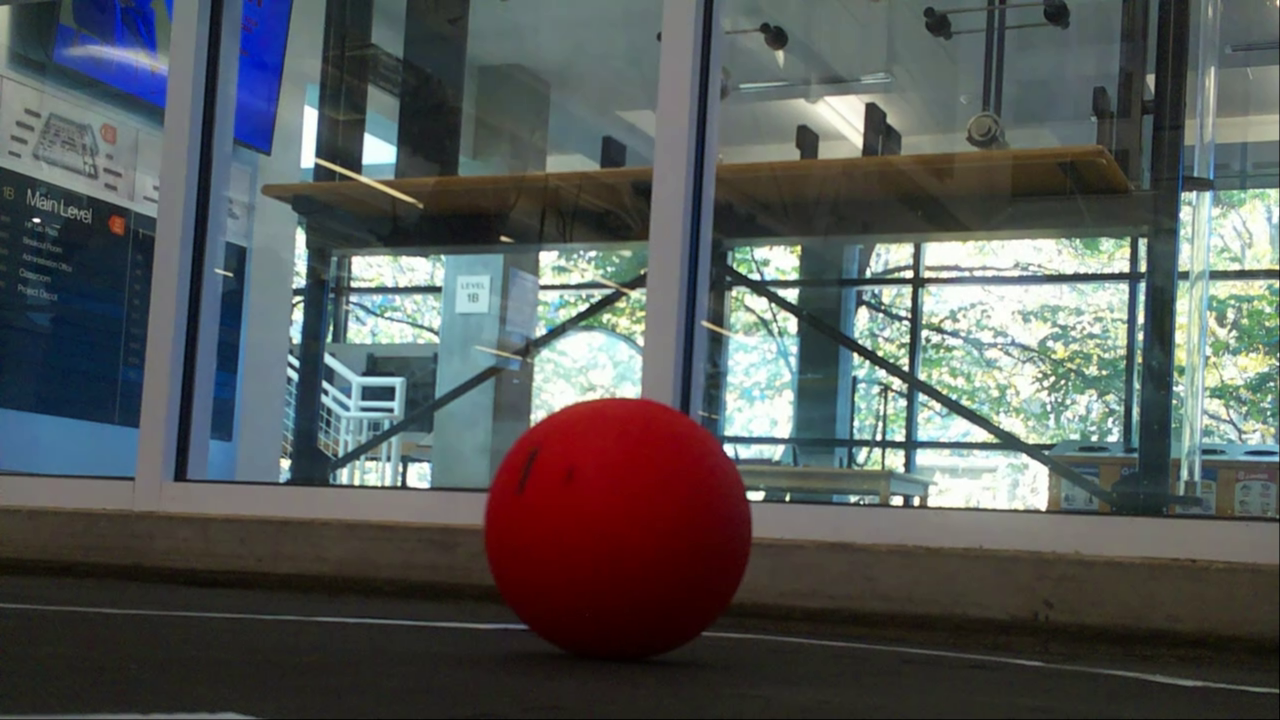
#> input picture .temp/vlcsnap-2026-10-05-16h43m03s033.png, 1280 x 720 px
$ python example_stack.py
#> lines starting #> are read from the running program, lines starting #| are printed output that depends on the picture; after the words box and inside, x2 and y2 are one past the last pixel; in counts of white or black regions, pixels touching at a corner belong together
from pathlib import Path

import cv2
import numpy as np


ball: dict = {
    "lower": np.array([0, 153, 0]),
    "upper": np.array([179, 255, 255]),
}


def detect_ball(
    input_path: str | Path,
    output_dir: str | Path,
    ball_hsv: dict,
    *,
    min_area: float = 100.0,
    min_circularity: float = 0.65,
    kernel_size: int = 5,
    fallback_fps: float = 30.0,
    overwrite: bool = False,
) -> dict:
    """
    Detect one ball per frame and save intermediate processing stages.

    Parameters
    ----------
    input_path:
        PNG image or video file.
    output_dir:
        Directory in which to save results.
    ball_hsv:
        Dictionary containing "lower" and "upper" HSV bounds.
    min_area:
        Minimum candidate contour area in pixels squared.
    min_circularity:
        Minimum 4*pi*area/perimeter**2. An ideal circle has value 1.
        Lower this for partially occluded or motion-blurred balls.
    kernel_size:
        Odd-sized morphology kernel. Use 1 to disable mask cleanup.
    fallback_fps:
        Output frame rate if the video does not report a valid FPS.
    overwrite:
        Allow replacement of existing output files.

    Returns
    -------
    dict:
        Output paths, processed frame count, and detection count.

    Notes
    -----
    Video outputs use MJPG in AVI containers and do not retain audio.
    This is frame-by-frame detection, not temporal tracking.
    """
#> called with output_dir = 'ball_image_results', min_area = 100, min_circularity = 0.65, kernel_size = 5, fallback_fps = 30, overwrite = False
    input_path = Path(input_path)
    output_dir = Path(output_dir)

    if not input_path.is_file():
        raise FileNotFoundError(input_path)

    if min_area < 0:
        raise ValueError("min_area must be nonnegative.")
    if not 0 <= min_circularity <= 1:
        raise ValueError("min_circularity must be between 0 and 1.")
    if kernel_size < 1 or kernel_size % 2 == 0:
        raise ValueError("kernel_size must be a positive odd integer.")
    if not np.isfinite(fallback_fps) or fallback_fps <= 0:
        raise ValueError("fallback_fps must be finite and positive.")

    # Validate before casting: casting invalid values to uint8 can wrap them.
    lower = np.asarray(ball_hsv["lower"], dtype=float)
    upper = np.asarray(ball_hsv["upper"], dtype=float)
    hsv_max = np.array([179, 255, 255])

    for bound in (lower, upper):
        if (
            bound.shape != (3,)
            or not np.all(np.isfinite(bound))
            or np.any(bound < 0)
            or np.any(bound > hsv_max)
            or np.any(bound != np.floor(bound))
        ):
            raise ValueError(
                "HSV bounds must contain three integers within "
                "H: 0–179, S: 0–255, V: 0–255."
            )

    if np.any(lower > upper):
        raise ValueError("Each lower HSV bound must be <= its upper bound.")

    lower = lower.astype(np.uint8)
    upper = upper.astype(np.uint8)

    kernel = cv2.getStructuringElement(
        cv2.MORPH_ELLIPSE, (kernel_size, kernel_size)
    )

    def process_frame(frame: np.ndarray) -> tuple[dict, bool]:
        """Apply the same processing pipeline to images and video frames."""
        hsv = cv2.cvtColor(frame, cv2.COLOR_BGR2HSV)
        raw_mask = cv2.inRange(hsv, lower, upper)

        # Opening removes small specks; closing fills small gaps.
        clean_mask = raw_mask.copy()
        if kernel_size > 1:
            clean_mask = cv2.morphologyEx(
                clean_mask, cv2.MORPH_OPEN, kernel
            )
            clean_mask = cv2.morphologyEx(
                clean_mask, cv2.MORPH_CLOSE, kernel
            )

        # Retain original colors wherever the cleaned mask is white.
        color_mask = cv2.bitwise_and(frame, frame, mask=clean_mask)
        annotated = frame.copy()

        contours, _ = cv2.findContours(
            clean_mask, cv2.RETR_EXTERNAL, cv2.CHAIN_APPROX_SIMPLE
        )

        best_contour = None
        best_area = -1.0

        for contour in contours:
            area = cv2.contourArea(contour)
            if area < min_area:
                continue

            perimeter = cv2.arcLength(contour, True)
            if perimeter <= 0:
                continue

            circularity = 4.0 * np.pi * area / perimeter**2
            if circularity < min_circularity:
                continue

            if area > best_area:
                best_area = area
                best_contour = contour

        detected = best_contour is not None

        if detected:
            (x, y), radius = cv2.minEnclosingCircle(best_contour)
            center = (int(round(x)), int(round(y)))
            draw_radius = max(1, int(np.ceil(radius)))

            cv2.circle(annotated, center, draw_radius, (0, 255, 0), 2)
            cv2.circle(annotated, center, 3, (0, 0, 255), -1)

            label = f"Ball: ({center[0]}, {center[1]}), r={radius:.1f}px"
        else:
            label = "Ball not detected"

        # Fixed label location avoids clipping labels near the ball.
        label_position = (10, min(30, frame.shape[0] - 1))
        cv2.putText(
            annotated, label, label_position,
            cv2.FONT_HERSHEY_SIMPLEX, 0.6, (0, 0, 0), 4,
            cv2.LINE_AA,
        )
        cv2.putText(
            annotated, label, label_position,
            cv2.FONT_HERSHEY_SIMPLEX, 0.6, (0, 255, 0), 1,
            cv2.LINE_AA,
        )

        return {
            "01_original": frame,
            "02_raw_mask": raw_mask,
            "03_clean_mask": clean_mask,
            "04_color_mask": color_mask,
            "05_annotated": annotated,
        }, detected

    stage_names = (
        "01_original",
        "02_raw_mask",
        "03_clean_mask",
        "04_color_mask",
        "05_annotated",
    )

    is_image = input_path.suffix.lower() == ".png"
    extension = ".png" if is_image else ".avi"

    paths = {
        name: output_dir / f"{name}{extension}"
        for name in stage_names
    }

    # Never overwrite the source itself.
    for path in paths.values():
        if path.resolve() == input_path.resolve():
            raise ValueError("An output path would overwrite the input file.")
        if path.exists() and not overwrite:
            raise FileExistsError(
                f"{path} already exists. Use overwrite=True to replace it."
            )

    output_dir.mkdir(parents=True, exist_ok=True)

    if is_image:
        frame = cv2.imread(str(input_path), cv2.IMREAD_COLOR)
#> frame is the input picture: shape (720, 1280, 3); mean B, G, R 89.1, 90.2, 86.2
        if frame is None:
            raise ValueError(f"Could not read PNG: {input_path}")

        stages, detected = process_frame(frame)
#> in process_frame, `raw_mask = cv2.inRange(hsv, lower, upper)`:
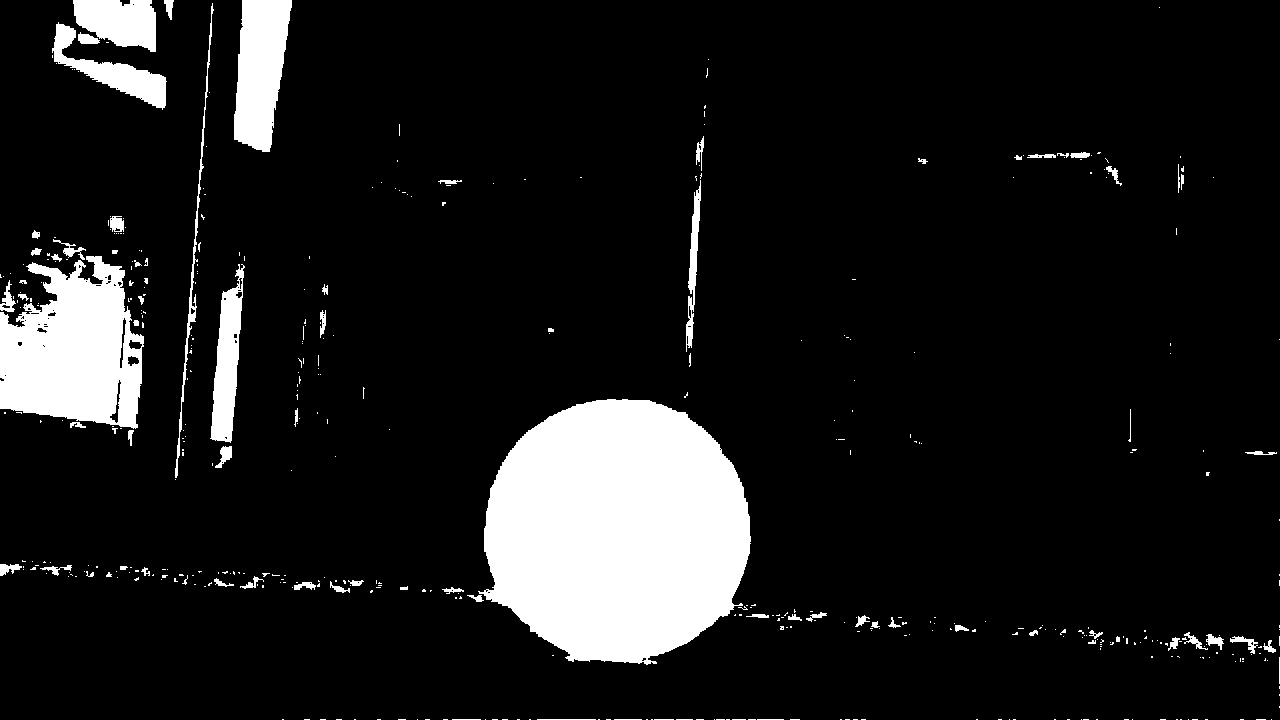
#> raw_mask: shape (720, 1280); 10.6% white; 469 white regions (391 under 20 px), largest, box (x1, y1, x2, y2) and area: (478, 399, 751, 665) 55679, (0, 256, 144, 429) 17622, (234, 0, 292, 152) 6401
#> in process_frame, `clean_mask = cv2.morphologyEx( clean_mask, cv2.MORPH_OPEN, kernel )`:
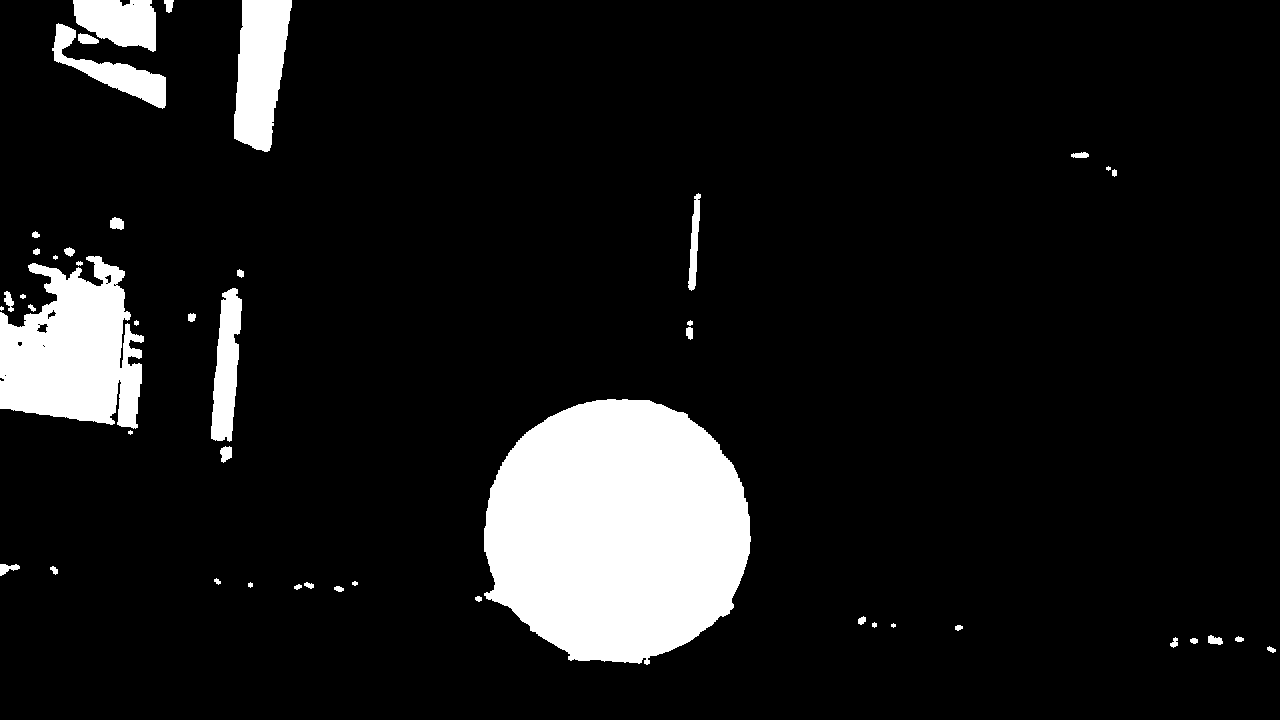
#> clean_mask: shape (720, 1280); 9.9% white; 47 white regions (5 under 20 px), largest, box (x1, y1, x2, y2) and area: (484, 399, 751, 665) 55554, (0, 256, 144, 429) 17184, (234, 0, 292, 152) 6381
#> in process_frame, `color_mask = cv2.bitwise_and(frame, frame, mask=clean_mask)`:
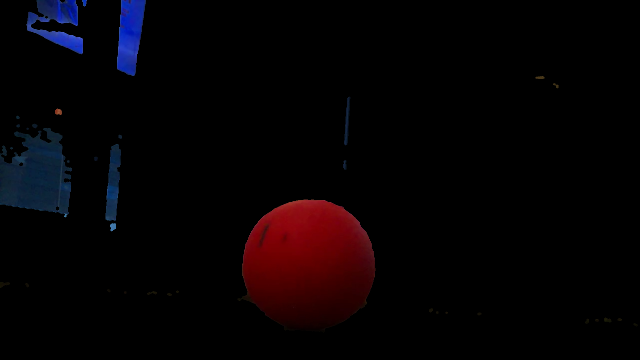
#> color_mask: shape (720, 1280, 3) (shown at 1/2 size); mean B, G, R 4, 1.8, 5.9
#> in process_frame, `contours, _ = cv2.findContours( clean_mask, cv2.RETR_EXTERNAL, cv2.CHA..`: contours = 36 contours, 8 with area under 20; largest, box (x1, y1, x2, y2) and area: (475, 399, 751, 665) 55195, (0, 256, 144, 435) 17460, (234, 0, 292, 152) 6194, (52, 0, 166, 109) 5988, (211, 288, 242, 442) 2966
#> the loop in process_frame, `for contour in contours:` made 36 passes
#> (area, perimeter, circularity, best_area) on pass 18: (55195, 972.7, 0.733, 55195)
#> after the loop in process_frame, `for contour in contours:`: best_area = 55195; best_contour = contour of 508 points, box (x1, y1, x2, y2) (475, 399, 751, 665), area 55195
#> in process_frame, `detected = best_contour is not None`: detected = True
#> in process_frame, `(x, y), radius = cv2.minEnclosingCircle(best_contour)`: x = 606.1; y = 535.3; radius = 145.8
#> in process_frame, `center = (int(round(x)), int(round(y)))`: center = (606, 535)
#> in process_frame, `draw_radius = max(1, int(np.ceil(radius)))`: draw_radius = 146
#> in process_frame, `label = f"Ball: ({center[0]}, {center[1]}), r={radius:.1f}px"`: label = 'Ball: (606, 535), r=145.8px'
#> in process_frame, `cv2.putText( annotated, label, label_position, cv2.FONT_HERSHEY_SIMPLE..`:
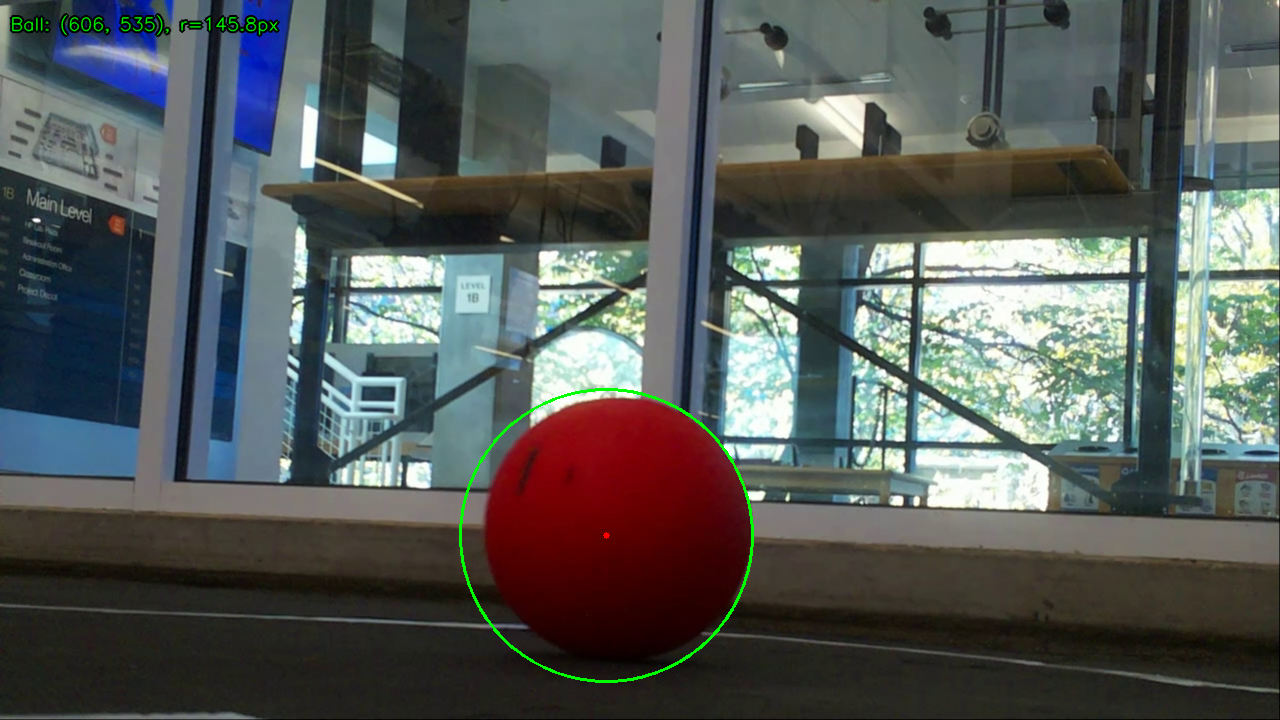
#> annotated: shape (720, 1280, 3); mean B, G, R 88.5, 90.7, 85.8
#> stages = 5 items; detected = True

        for name, image in stages.items():
            if not cv2.imwrite(str(paths[name]), image):
                raise OSError(f"Could not save image: {paths[name]}")
#> this loop made 5 passes
#> name on passes 1 to 5: '01_original', '02_raw_mask', '03_clean_mask', '04_color_mask', '05_annotated'

        frames_processed = 1
        frames_with_detection = int(detected)
#> frames_with_detection = 1

    else:
        capture = cv2.VideoCapture(str(input_path))
        writers = {}
        frames_processed = 0
        frames_with_detection = 0

        try:
            if not capture.isOpened():
                raise ValueError(f"Could not open video: {input_path}")

            ok, frame = capture.read()
            if not ok or frame is None:
                raise ValueError("Video contains no readable frames.")

            height, width = frame.shape[:2]
            fps = capture.get(cv2.CAP_PROP_FPS)
            if not np.isfinite(fps) or fps <= 0:
                fps = fallback_fps

            fourcc = cv2.VideoWriter.fourcc(*"MJPG")

            for name, path in paths.items():
                writer = cv2.VideoWriter(
                    str(path), fourcc, fps, (width, height), True
                )
                writers[name] = writer
                if not writer.isOpened():
                    raise OSError(f"Could not create video: {path}")

            while ok:
                if frame.shape[:2] != (height, width):
                    raise ValueError("Video frame dimensions changed.")

                stages, detected = process_frame(frame)

                for name, image in stages.items():
                    # Write masks as three-channel black-and-white frames
                    # for consistent video encoder compatibility.
                    if image.ndim == 2:
                        image = cv2.cvtColor(image, cv2.COLOR_GRAY2BGR)
                    writers[name].write(image)

                frames_processed += 1
                frames_with_detection += int(detected)
                ok, frame = capture.read()

        finally:
            capture.release()
            for writer in writers.values():
                writer.release()

    return {
        "output_paths": paths,
        "frames_processed": frames_processed,
        "frames_with_detection": frames_with_detection,
    }


path = r".temp/vlcsnap-2026-10-05-16h43m03s033.png"


result = detect_ball(
    input_path=path,
    output_dir="ball_image_results",
    ball_hsv=ball,
)
#> result = 3 items

print(result)
#> (printed output is left out)
